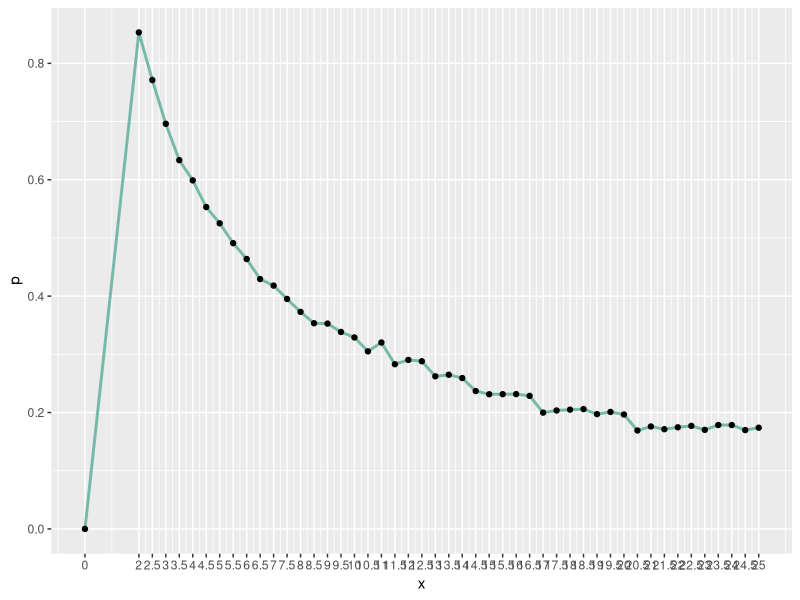
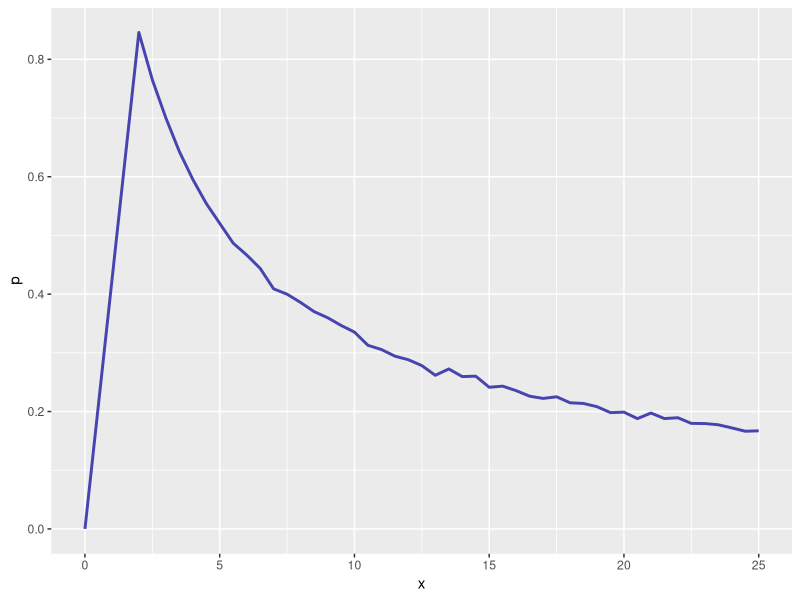

The R source for these figures, in order: (Note: a time limit stopped this script after it produced the figures.)
library(ggplot2)
game <- function(x, n, max){
  win <- 0
  timesToRun <- 10000
  numSkips <- n / x
  
  j <- 0
  while (j < timesToRun)
  {
    randNums <- sample(1:max, n, replace=F)
    actualBiggest <- max(randNums)
    
    i <- 1
    currBiggest <- 0
    while (i <= numSkips)
    {
      if (randNums[i] > currBiggest)
      {
        currBiggest <- randNums[i]
      }
      i <- i + 1
    }
    
    finalGuess <- currBiggest
    i <- numSkips +1
    while (i <= n)
    {
      if (randNums[i] > currBiggest)
      {
        finalGuess <- randNums[i]
        break
      }
      i <- i + 1
    }
    
    if (finalGuess == actualBiggest)
    {
      win <- win + 1
    }
    j <- j +1
  }
  p <- win / timesToRun
  return(p)
}

count <- seq(2,25, by=0.5)
probabilities <- c(0)
for(i in count){
  probabilities <- c(probabilities, game(i, 100, 1000))
}
count <- c(0, count)
probabilities <- data.frame(x = count, p = probabilities)
ggplot(probabilities, aes(x=x, y=p)) +
  geom_line( color="#69b3a2", linewidth=1, alpha=0.9, linetype="solid") + 
  geom_point() +
  scale_x_continuous(labels = as.character(count), breaks = count)


count <- seq(2,25, by=0.5)
probabilities <- c(0)
for(i in count){
  probabilities <- c(probabilities, game(i, 1000, 10000))
}
count <- c(0, count)
probabilities <- data.frame(x = count, p = probabilities)
ggplot(probabilities, aes(x=x, y=p)) +
  geom_line( color="#3632a8", linewidth=1, alpha=0.9, linetype="solid") 


count <- seq(2,25, by=0.5)
probabilities <- c(0)
for(i in count){
  probabilities <- c(probabilities, game(i, 10000, 100000))
}
count <- c(0, count)
probabilities <- data.frame(x = count, p = probabilities)
ggplot(probabilities, aes(x=x, y=p)) +
  geom_line( color="#2fd4b5", linewidth=1, alpha=0.9, linetype="solid") 
